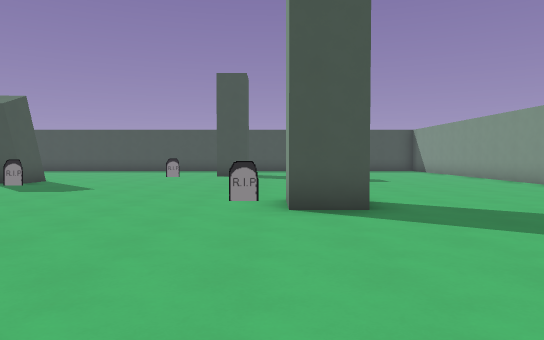
View 1 (above)

23 first-person views from a walk through a Godot game level. The camera is 1.5 m above the floor, tilts 2° down and sees 70° across. The floor is counted in squares, 2 m on a side. Each view is taken from the middle of a square. On the plan, view 1 faces up. The plan holds only what a view shows up to about 12 squares ahead; the rest is blank. The place goes on beyond the plan. Characters and animated objects are not drawn.

View 2
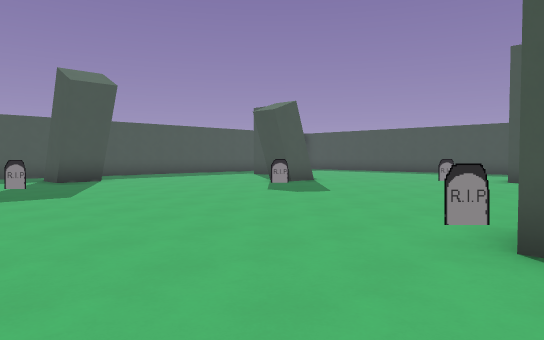

View 3
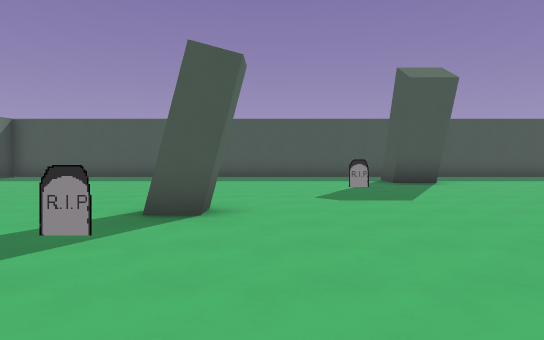

View 4
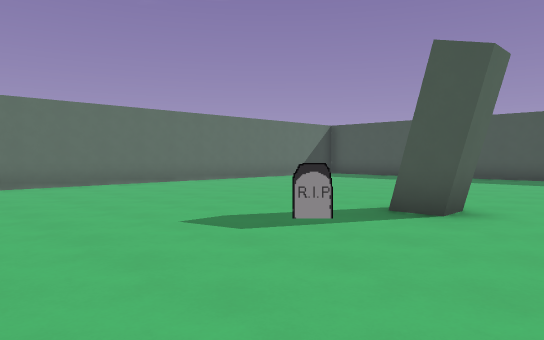

View 5
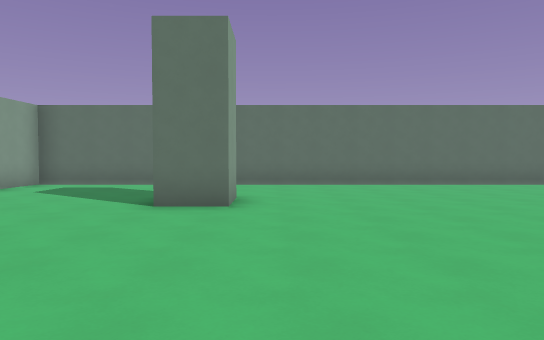

View 6
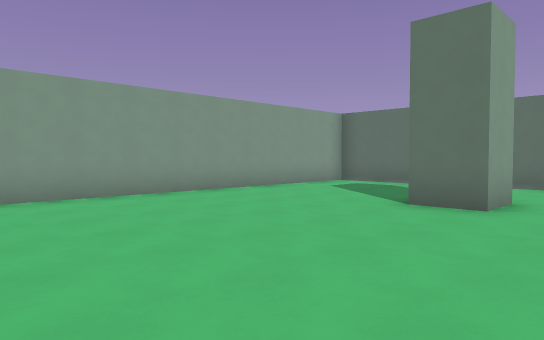

View 7
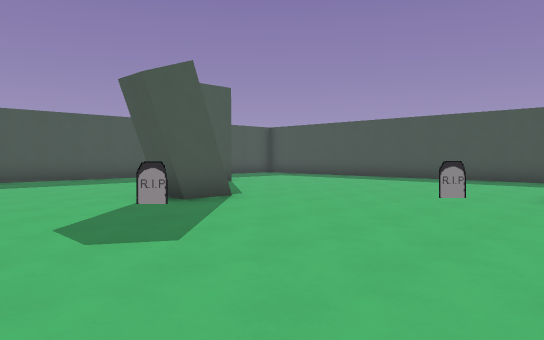

View 8
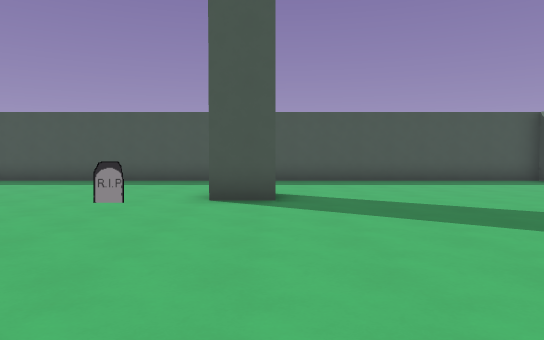

View 9
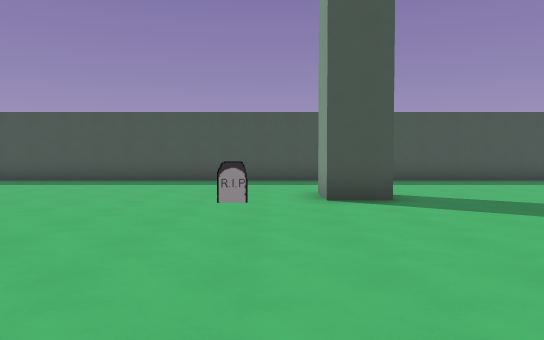

View 10
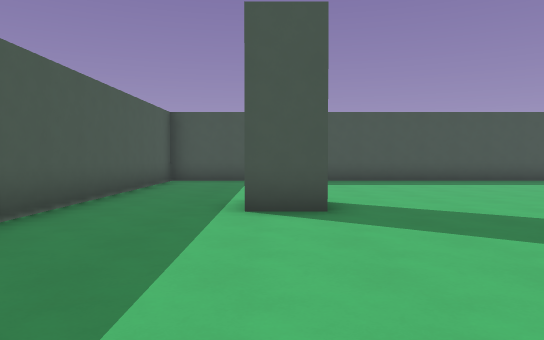

View 11
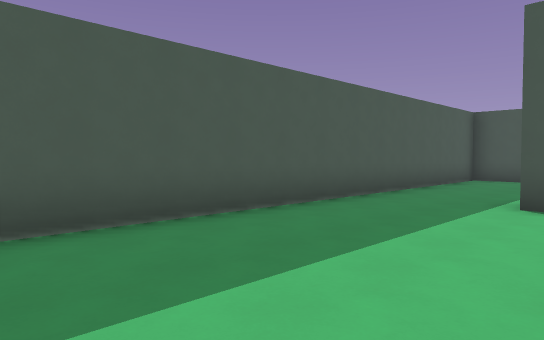

View 12
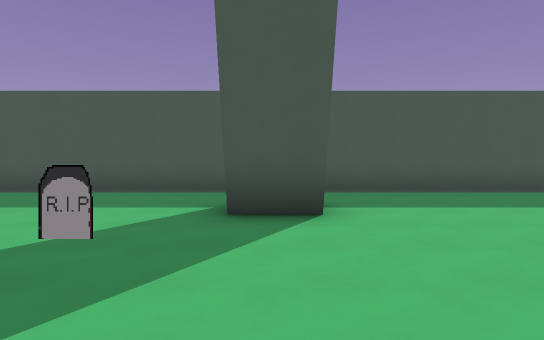

View 13
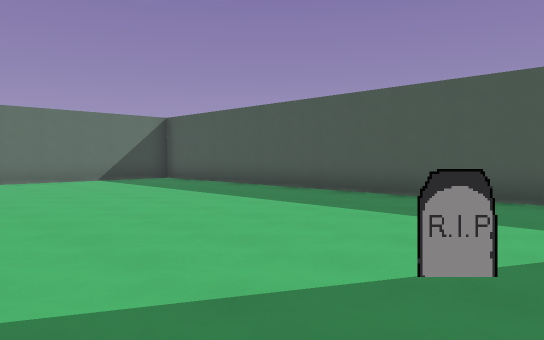

View 14
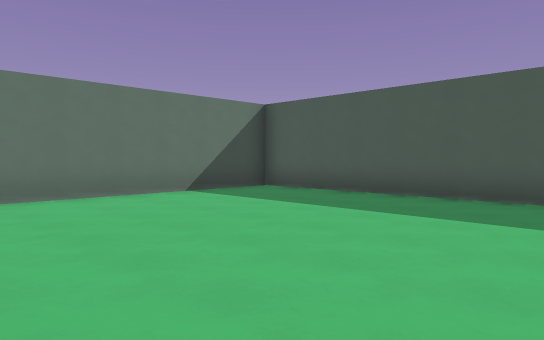

View 15
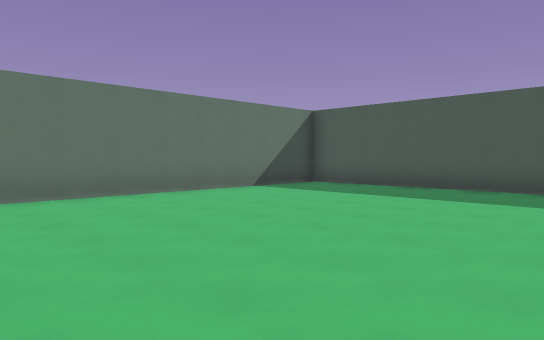

View 16
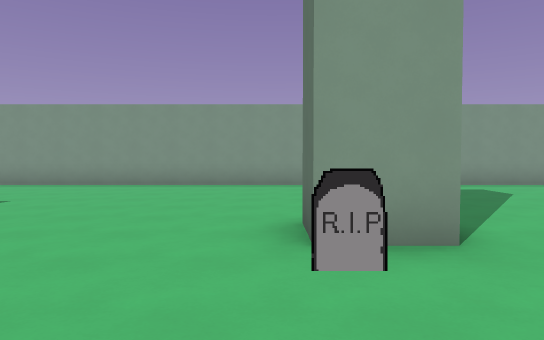

View 17
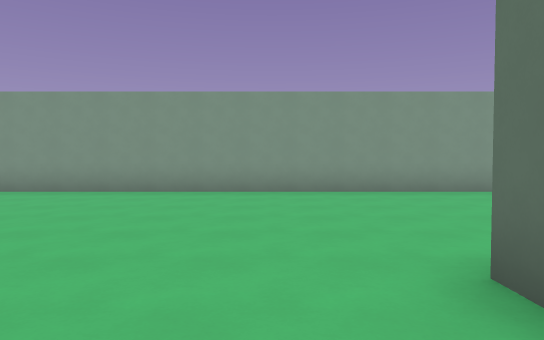

View 18
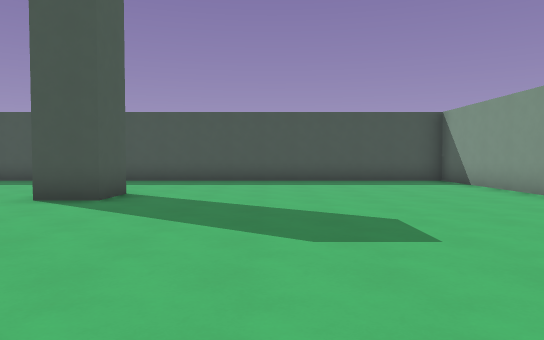

View 19
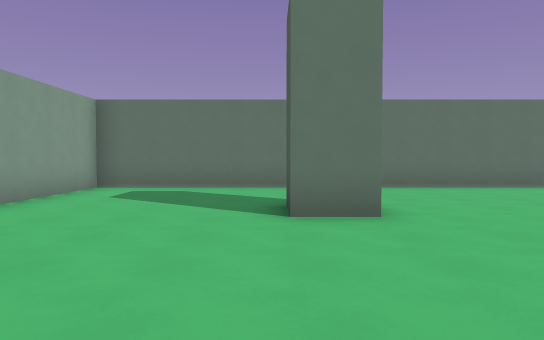

View 20
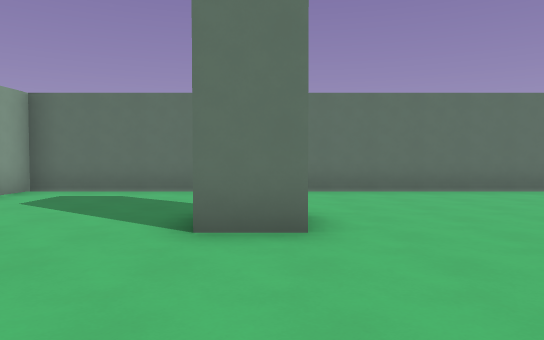

View 21
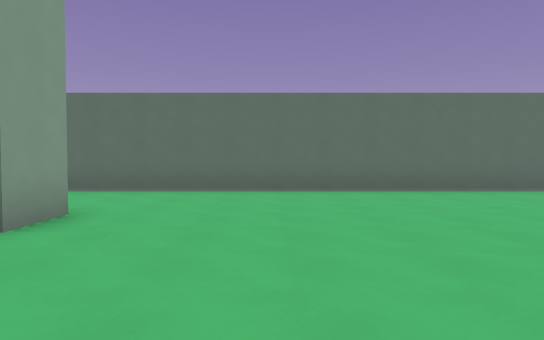

View 22
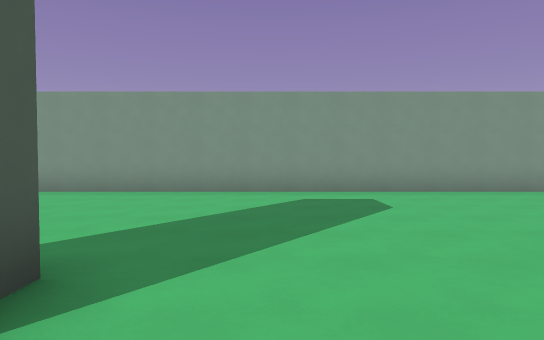

View 23
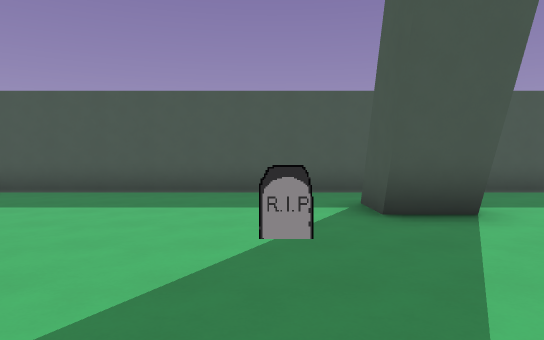

### Floor plan
Points are (right, up) in squares from view 1. A wall is a line through its corners. A room is listed if a view was taken in it or the views show most of it. See-through windows are left out.
Room 1 (views 1, 2, 3, 4, 5, 6, 7, 8, 9, 10, 11, 12, 13, 14, 15, 16, 17, 18, 19, 20, 21, 22, 23)
walls: (1.4, 5.4) (0.2, 5.4) (0.2, 6.7) (1.4, 6.7); (-5.6, 1.2) (-4.9, 1.2) (-4.9, 0.4); (-6.8, 10.4) (-7.8, 10.4); (-6.8, 11.7) (-6.8, 10.6); (-10.7, 6.8) (-10.7, 5.4); (-10.9, 5.4) (-12.1, 5.4); (-0.9, 15.9) (-0.9, 14.6) (-2.1, 14.6) (-2.1, 15.8); (-10.1, 13.3) (-11.4, 13.3); (1.6, -4.1) (1.6, -2.8) (2.8, -2.8) (2.8, -3.9); (-10.2, 14.5) (-10.2, 14); (7.2, -7.4) (7.2, 20) (-14.1, 20) (-14.1, -7.4) (7.2, -7.4)
low walls: (-6.8, 10.6) (-7.6, 10.6); (-10.9, 6.5) (-10.9, 5.4)
objects: tombstone (-9, 4); tombstone (-7, 10); tombstone (-4, 0); tombstone (-4, 14); tombstone (0, 7)

Where each view was taken, in squares from view 1:
view 1: 0 up, 0 right, facing up
view 2: 2 up, 1 right, facing up-left
view 3: 2 up, 0 right, facing left
view 4: 3 up, 0 right, facing down-left
view 5: 3 up, 1 right, facing down
view 6: 3 up, 0 right, facing down-right
view 7: 7 up, 1 left, facing up-left
view 8: 8 up, 1 left, facing up
view 9: 8 up, 3 left, facing up
view 10: 8 up, 11 left, facing up
view 11: 7 up, 10 left, facing up-left
view 12: 6 up, 6 left, facing left
view 13: 5 up, 7 left, facing down-left
view 14: 0 up, 7 left, facing down-left
view 15: 0 up, 5 left, facing down-left
view 16: 7 up, 3 left, facing right
view 17: 8 up, 1 left, facing right
view 18: 8 up, 2 right, facing up
view 19: 2 up, 3 right, facing down
view 20: 1 up, 2 right, facing down
view 21: 1 up, 1 left, facing down
view 22: 4 up, 1 left, facing right
view 23: 4 up, 6 left, facing left
